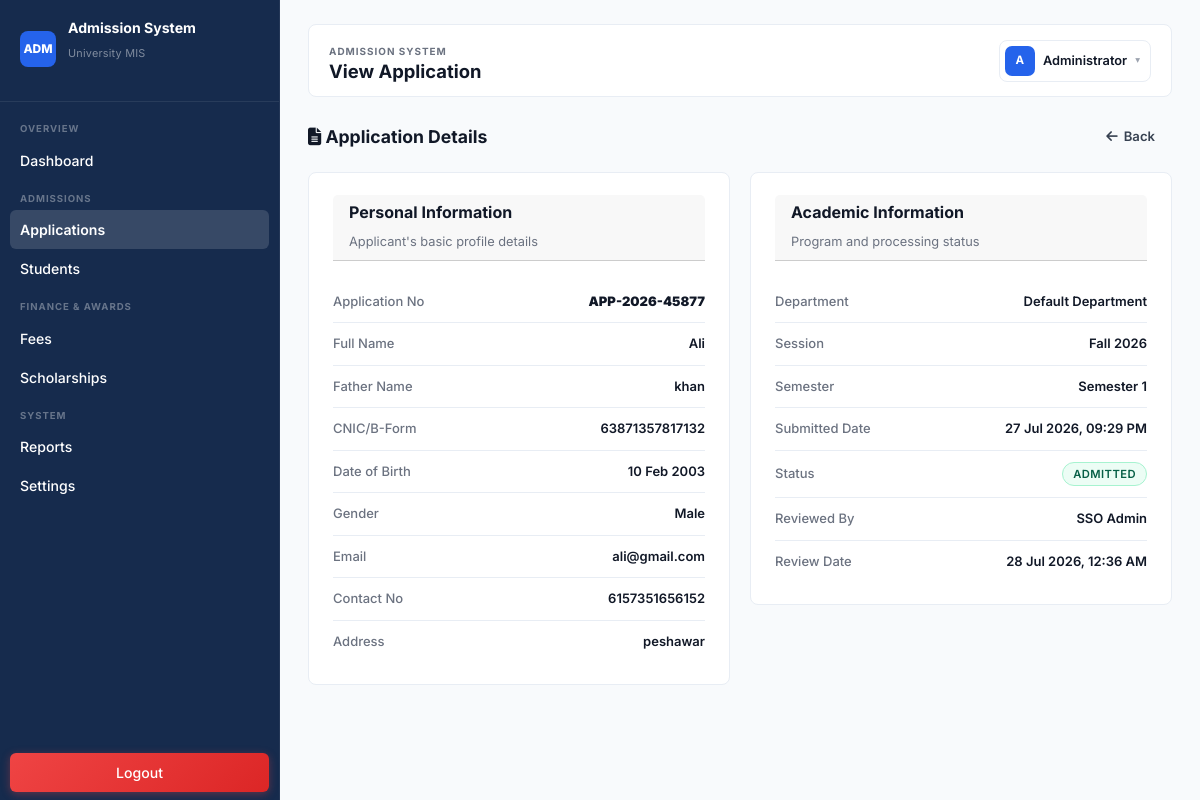
/modules/admission/applications/view.php?id=113 (signed in), run on the app's committed database.
### tables this page shows
CREATE TABLE `admission_applications` (
  `application_id` int(11) NOT NULL,
  `temp_application_no` varchar(30) NOT NULL,
  `full_name` varchar(150) NOT NULL,
  `father_name` varchar(150) NOT NULL,
  `cnic_or_bform` varchar(20) DEFAULT NULL,
  `dob` date DEFAULT NULL,
  `gender` enum('Male','Female','Other') DEFAULT NULL,
  `contact_no` varchar(20) DEFAULT NULL,
  `email` varchar(150) DEFAULT NULL,
  `address` varchar(255) DEFAULT NULL,
  `program_id` int(11) NOT NULL,
  `session_id` int(11) NOT NULL,
  `applied_semester_id` int(11) NOT NULL,
  `application_status` enum('Submitted','Under Review','Approved','Rejected','Admitted','Cancelled') NOT NULL DEFAULT 'Submitted',
  `submitted_at` datetime NOT NULL DEFAULT current_timestamp(),
  `reviewed_by` int(11) DEFAULT NULL,
  `reviewed_at` datetime DEFAULT NULL,
  `rejection_reason` varchar(255) DEFAULT NULL,
  `created_at` timestamp NOT NULL DEFAULT current_timestamp(),
  `updated_at` timestamp NOT NULL DEFAULT current_timestamp() ON UPDATE current_timestamp()
);

CREATE TABLE `departments` (
  `department_id` int(11) NOT NULL,
  `department_name` varchar(100) NOT NULL,
  `department_code` varchar(20) NOT NULL,
  `duration_years` tinyint(4) NOT NULL DEFAULT 4,
  `total_semesters` tinyint(4) NOT NULL DEFAULT 8,
  `status` enum('Active','Inactive') NOT NULL DEFAULT 'Active',
  `created_at` timestamp NOT NULL DEFAULT current_timestamp(),
  `updated_at` timestamp NOT NULL DEFAULT current_timestamp() ON UPDATE current_timestamp()
);

CREATE TABLE `sessions` (
  `session_id` int(11) NOT NULL,
  `session_name` varchar(50) NOT NULL,
  `start_date` date DEFAULT NULL,
  `end_date` date DEFAULT NULL,
  `status` enum('Active','Inactive') NOT NULL DEFAULT 'Active',
  `created_at` timestamp NOT NULL DEFAULT current_timestamp()
);

CREATE TABLE `semesters` (
  `semester_id` int(11) NOT NULL,
  `semester_name` varchar(50) NOT NULL,
  `semester_number` tinyint(4) NOT NULL,
  `department_id` int(11) NOT NULL
);

CREATE TABLE `users` (
  `user_id` int(11) NOT NULL,
  `full_name` varchar(150) NOT NULL,
  `username` varchar(100) NOT NULL,
  `login_id` varchar(20) DEFAULT NULL,
  `email` varchar(150) NOT NULL,
  `phone` varchar(20) DEFAULT NULL,
  `password_hash` varchar(255) NOT NULL,
  `role_id` int(11) NOT NULL,
  `department_id` int(11) DEFAULT NULL,
  `profile_photo` varchar(255) DEFAULT NULL,
  `status` enum('Active','Inactive') NOT NULL DEFAULT 'Active',
  `last_login_at` datetime DEFAULT NULL,
  `created_at` timestamp NOT NULL DEFAULT current_timestamp(),
  `updated_at` timestamp NOT NULL DEFAULT current_timestamp() ON UPDATE current_timestamp()
);

### modules/admission/applications/view.php (the view, shortened to what this page needs)
<?php
include __DIR__ . '/../includes/header.php';
$id = $_GET['id'] ?? 0;
$stmt = $pdo->prepare("
    SELECT a.*,
           d.department_name,
           s.session_name,
           sem.semester_name,
           u.full_name as reviewer_name
    FROM admission_applications a
    LEFT JOIN departments d ON a.program_id = d.department_id
    LEFT JOIN sessions s ON a.session_id = s.session_id
    LEFT JOIN semesters sem ON a.applied_semester_id = sem.semester_id
    LEFT JOIN users u ON a.reviewed_by = u.user_id
    WHERE a.application_id = ?
");
$stmt->execute([$id]);
$app = $stmt->fetch();
?>
<div class="page-header">
    <div class="page-header-left">
        <h4><i class="fas fa-file-alt"></i> Application Details</h4>
    </div>
    <div class="page-header-actions">
        <a href="index.php" class="btn btn-ghost"><i class="fas fa-arrow-left"></i> Back</a>
    </div>
</div>
<div class="grid-2">
    <div class="card">
        <div class="card-header">
            <h3>Personal Information</h3>
            <p>Applicant's basic profile details</p>
        </div>
        <div class="card-content">
            <div class="detail-row">
                <div class="detail-label">Application No</div>
                <div class="detail-value"><strong><?= htmlspecialchars($app['temp_application_no'] ?? 'N/A') ?></strong></div>
            </div>
            <div class="detail-row">
                <div class="detail-label">Full Name</div>
                <div class="detail-value"><?= htmlspecialchars($app['full_name'] ?? 'N/A') ?></div>
            </div>
            <div class="detail-row">
                <div class="detail-label">Father Name</div>
                <div class="detail-value"><?= htmlspecialchars($app['father_name'] ?? 'N/A') ?></div>
            </div>
            <div class="detail-row">
                <div class="detail-label">CNIC/B-Form</div>
                <div class="detail-value"><?= htmlspecialchars($app['cnic_or_bform'] ?? 'N/A') ?></div>
            </div>
            <div class="detail-row">
                <div class="detail-label">Date of Birth</div>
                <div class="detail-value"><?= isset($app['dob']) ? date('d M Y', strtotime($app['dob'])) : 'N/A' ?></div>
            </div>
            <div class="detail-row">
                <div class="detail-label">Gender</div>
                <div class="detail-value"><?= htmlspecialchars($app['gender'] ?? 'N/A') ?></div>
            </div>
            <div class="detail-row">
                <div class="detail-label">Email</div>
                <div class="detail-value"><?= htmlspecialchars($app['email'] ?? 'N/A') ?></div>
            </div>
            <div class="detail-row">
                <div class="detail-label">Contact No</div>
                <div class="detail-value"><?= htmlspecialchars($app['contact_no'] ?? 'N/A') ?></div>
            </div>
            <div class="detail-row">
                <div class="detail-label">Address</div>
                <div class="detail-value"><?= htmlspecialchars($app['address'] ?? 'N/A') ?></div>
            </div>
        </div>
    </div>
    <div class="card">
        <div class="card-header">
            <h3>Academic Information</h3>
            <p>Program and processing status</p>
        </div>
        <div class="card-content">
            <div class="detail-row">
                <div class="detail-label">Department</div>
                <div class="detail-value"><?= htmlspecialchars($app['department_name'] ?? 'N/A') ?></div>
            </div>
            <div class="detail-row">
                <div class="detail-label">Session</div>
                <div class="detail-value"><?= htmlspecialchars($app['session_name'] ?? 'N/A') ?></div>
            </div>
            <div class="detail-row">
                <div class="detail-label">Semester</div>
                <div class="detail-value"><?= htmlspecialchars($app['semester_name'] ?? 'N/A') ?></div>
            </div>
            <div class="detail-row">
                <div class="detail-label">Submitted Date</div>
                <div class="detail-value"><?= isset($app['submitted_at']) ? date('d M Y, h:i A', strtotime($app['submitted_at'])) : 'N/A' ?></div>
            </div>
            <div class="detail-row">
                <div class="detail-label">Status</div>
                <div class="detail-value">
                    <?php $status = $app['application_status'] ?? 'Submitted'; ?>
                    <span class="status-badge <?= htmlspecialchars($status) ?>"><?= htmlspecialchars($status) ?></span>
                </div>
            </div>
            <?php if(!empty($app['reviewer_name'])): ?>
            <div class="detail-row">
                <div class="detail-label">Reviewed By</div>
                <div class="detail-value"><?= htmlspecialchars($app['reviewer_name']) ?></div>
            </div>
            <div class="detail-row">
                <div class="detail-label">Review Date</div>
                <div class="detail-value"><?= isset($app['reviewed_at']) ? date('d M Y, h:i A', strtotime($app['reviewed_at'])) : 'N/A' ?></div>
            </div>
            <?php endif; ?>
        </div>
    </div>
</div>
<?php include __DIR__ . '/../includes/footer.php'; ?>

### modules/lms/public/assets/style.css (style rules this page uses)
:root { --navy: #162B4D; --navy-light: #1e3a5f; --navy-hover: #243d63; --bg: #F8FAFC; --panel: #ffffff; --border: #E8EDF4; --border-strong: #D1D9E6; --text: #374151; --text-strong: #111827; --text-secondary:#6B7280; --muted: #9CA3AF; --accent: #2563EB; --accent-hover: #1D4ED8; --accent-light: #EFF6FF; --success: #059669; --success-bg: #ECFDF5; --success-border:#A7F3D0; --warning: #D97706; --warning-bg: #FFFBEB; --warning-border:#FDE68A; --danger: #DC2626; --danger-bg: #FEF2F2; --danger-border: #FECACA; --info-bg: #EFF6FF; --info-border: #BFDBFE; --shadow-sm: 0 1px 2px rgba(0,0,0,0.04); --shadow: 0 1px 3px rgba(0,0,0,0.06), 0 1px 2px rgba(0,0,0,0.04); --shadow-md: 0 4px 6px rgba(0,0,0,0.05), 0 2px 4px rgba(0,0,0,0.04); --radius: 8px; --radius-sm: 6px; --radius-lg: 12px; --sidebar-w: 280px; --topbar-h: 60px; --font: 'Inter', -apple-system, BlinkMacSystemFont, 'Segoe UI', sans-serif; --ease: cubic-bezier(0.4, 0, 0.2, 1); }
*, *::before, *::after { box-sizing: border-box; margin: 0; padding: 0; }
html { height: 100%; scroll-behavior: smooth; }
body { min-height: 100%; font-family: var(--font); color: var(--text); font-size: 14px; line-height: 1.5; background: var(--bg); -webkit-font-smoothing: antialiased; }
a { color: inherit; text-decoration: none; transition: color .15s var(--ease); }
.panel, .card { border: 1px solid var(--border); border-radius: var(--radius); background: var(--panel); box-shadow: none; padding: 22px 24px; }
.card-header { margin-bottom: 16px; display: flex; align-items: center; justify-content: space-between; flex-wrap: wrap; gap: 8px; }
.card-header h3, .card-header h5, .card-header h6 { margin: 0 0 2px; font-size: 1rem; font-weight: 700; color: var(--text-strong); }
.card-header p { margin: 0; font-size: .8rem; color: var(--text-secondary); }
.card-content { padding-top: 4px; }
.detail-row { display: flex; align-items: center; justify-content: space-between; padding: 11px 0; border-bottom: 1px solid var(--border); font-size: 13px; gap: 16px; }
.detail-row:last-child { border-bottom: 0; }
.detail-label { font-weight: 500; color: var(--text-secondary); flex-shrink: 0; }
.detail-value { font-weight: 600; color: var(--text-strong); text-align: right; word-break: break-word; }
.grid-2 { display: grid; grid-template-columns: 1fr 1fr; gap: 20px; align-items: start; margin-bottom: 24px; }
.badge, .status-badge { display: inline-flex; align-items: center; justify-content: center; gap: 4px; padding: 3px 10px; border-radius: 999px; font-size: .72rem; font-weight: 600; white-space: nowrap; border: 1px solid transparent; text-transform: capitalize; }
.badge-active, .badge.present, .badge.approved, .badge.answered, .badge.paid, .status-badge.Active, .status-badge.active, .status-badge.Approved, .status-badge.approved, .status-badge.Admitted, .status-badge.admitted, .status-badge.paid, .status-badge.Paid, .status-badge.Eligible { background: var(--success-bg); color: #065f46; border-color: var(--success-border); }
.btn { display: inline-flex; align-items: center; justify-content: center; gap: 6px; padding: 8px 16px; border-radius: var(--radius-sm); border: 1px solid transparent; cursor: pointer; font-family: inherit; font-size: .82rem; font-weight: 600; line-height: 1; transition: all .15s var(--ease); white-space: nowrap; background: var(--panel); color: var(--text); border-color: var(--border); }
.btn-ghost { background: transparent; color: var(--text); border-color: transparent; }
.status-badge { background: var(--accent-light); border: 1px solid var(--info-border); border-radius: 999px; color: var(--accent); font-size: 11px; font-weight: 700; letter-spacing: .04em; padding: 5px 12px; text-transform: uppercase; }
.status-badge { display: inline-block; padding: 3px 10px; border-radius: 999px; font-size: .7rem; font-weight: 600; white-space: nowrap; }
.page-header { display: flex; align-items: center; justify-content: space-between; margin-bottom: 20px; }
.page-header h4 { font-size: 1.1rem; font-weight: 700; color: var(--text-strong); margin: 0; }
.page-header-actions { display: flex; gap: 8px; }

### data on the page
admission_applications: temp_application_no "APP-2026-45877", full_name "Ali", father_name "khan", cnic_or_bform "63871357817132", dob "10 Feb 2003", gender "Male", email "ali@gmail.com", contact_no "6157351656152", address "peshawar", program.department_name "Default Department", session.session_name "Fall 2026", applied_semester.semester_name "Semester 1", submitted_at "27 Jul 2026, 09:29 PM", application_status "ADMITTED", reviewed_by.full_name "SSO Admin", reviewed_at "28 Jul 2026, 12:36 AM"

### other printed values
$pageTitle "View Application"
$userInitial "A"
$userName "Administrator"
